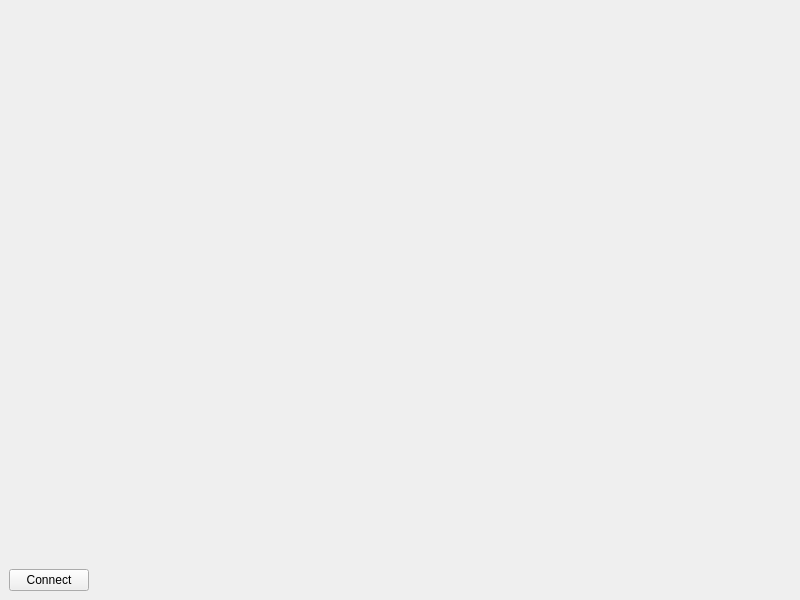
<?xml version="1.0" encoding="UTF-8"?>
<ui version="4.0">
 <class>MainWindow</class>
 <widget class="QMainWindow" name="MainWindow">
  <property name="geometry">
   <rect>
    <x>0</x>
    <y>0</y>
    <width>800</width>
    <height>600</height>
   </rect>
  </property>
  <property name="windowTitle">
   <string>MainWindow</string>
  </property>
  <widget class="QWidget" name="centralwidget">
   <layout class="QVBoxLayout" name="verticalLayout" stretch="1,0">
    <item>
     <widget class="RadarWidget" name="widget" native="true"/>
    </item>
    <item>
     <layout class="QHBoxLayout" name="horizontalLayout">
      <item>
       <widget class="QPushButton" name="pushButton">
        <property name="text">
         <string>Connect</string>
        </property>
        <property name="checkable">
         <bool>true</bool>
        </property>
       </widget>
      </item>
      <item>
       <spacer name="horizontalSpacer">
        <property name="orientation">
         <enum>Qt::Horizontal</enum>
        </property>
        <property name="sizeHint" stdset="0">
         <size>
          <width>40</width>
          <height>20</height>
         </size>
        </property>
       </spacer>
      </item>
     </layout>
    </item>
   </layout>
  </widget>
 </widget>
 <customwidgets>
  <customwidget>
   <class>RadarWidget</class>
   <extends>QWidget</extends>
   <header>radarwidget.h</header>
   <container>1</container>
  </customwidget>
 </customwidgets>
 <resources/>
 <connections/>
</ui>
